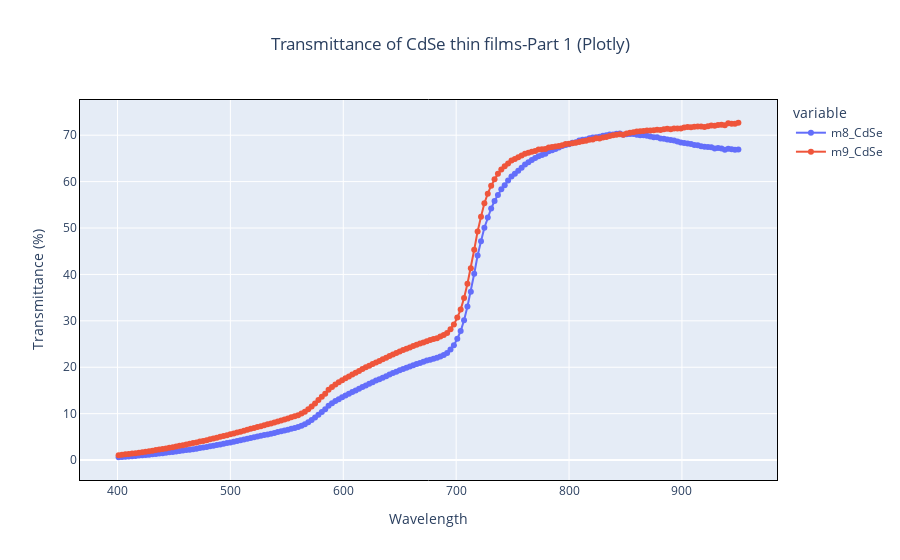

The cell this chart's notebook holds for it:
### Markdown cell above
#### Part 1 using Plotly

### Code cell
fig_1 = px.line(
    m_1,
    x="Wavelength",
    y=["m8_CdSe", "m9_CdSe"],
    markers=True,
    title="Transmittance of CdSe thin films-Part 1 (Plotly)"
)

fig_1.update_layout(title_x=0.5, yaxis_title="Transmittance (%)")
fig_1.update_xaxes(linecolor="black", mirror=True)
fig_1.update_yaxes(linecolor="black", mirror=True)

fig_1.show()

### Figure 1 — Plotly figure (JSON) as saved in the notebook; plotly's stock layout.template omitted (floating-point values rounded to 4 significant figures; data arrays with more than 128 entries replaced by an {"elided": "..."} marker saying what was removed)
{"data": [{"hovertemplate": "variable=m8_CdSe<br>Wavelength=%{x}<br>value=%{y}<extra></extra>", "legendgroup": "m8_CdSe", "line": {"color": "#636efa", "dash": "solid"}, "marker": {"symbol": "circle"}, "mode": "lines+markers", "name": "m8_CdSe", "orientation": "v", "showlegend": true, "type": "scatter", "x": {"elided": "184 int values"}, "xaxis": "x", "y": {"elided": "184 float values"}, "yaxis": "y"}, {"hovertemplate": "variable=m9_CdSe<br>Wavelength=%{x}<br>value=%{y}<extra></extra>", "legendgroup": "m9_CdSe", "line": {"color": "#EF553B", "dash": "solid"}, "marker": {"symbol": "circle"}, "mode": "lines+markers", "name": "m9_CdSe", "orientation": "v", "showlegend": true, "type": "scatter", "x": {"elided": "184 int values"}, "xaxis": "x", "y": {"elided": "184 float values"}, "yaxis": "y"}], "layout": {"legend": {"title": {"text": "variable"}, "tracegroupgap": 0}, "title": {"text": "Transmittance of CdSe thin films-Part 1 (Plotly)", "x": 0.5}, "xaxis": {"anchor": "y", "domain": [0, 1], "linecolor": "black", "mirror": true, "title": {"text": "Wavelength"}}, "yaxis": {"anchor": "x", "domain": [0, 1], "linecolor": "black", "mirror": true, "title": {"text": "Transmittance (%)"}}}}
